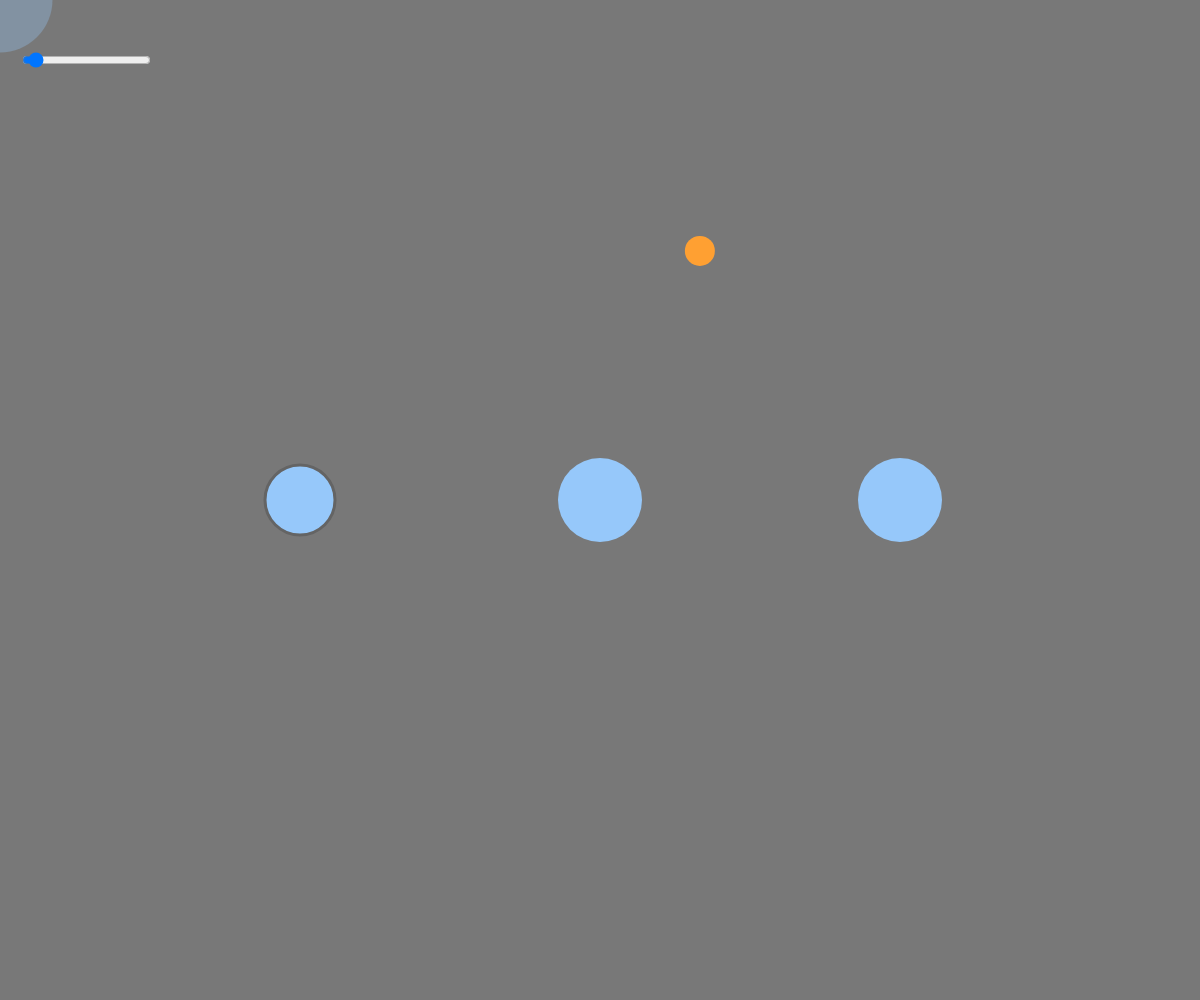
Frame 1 (no input)
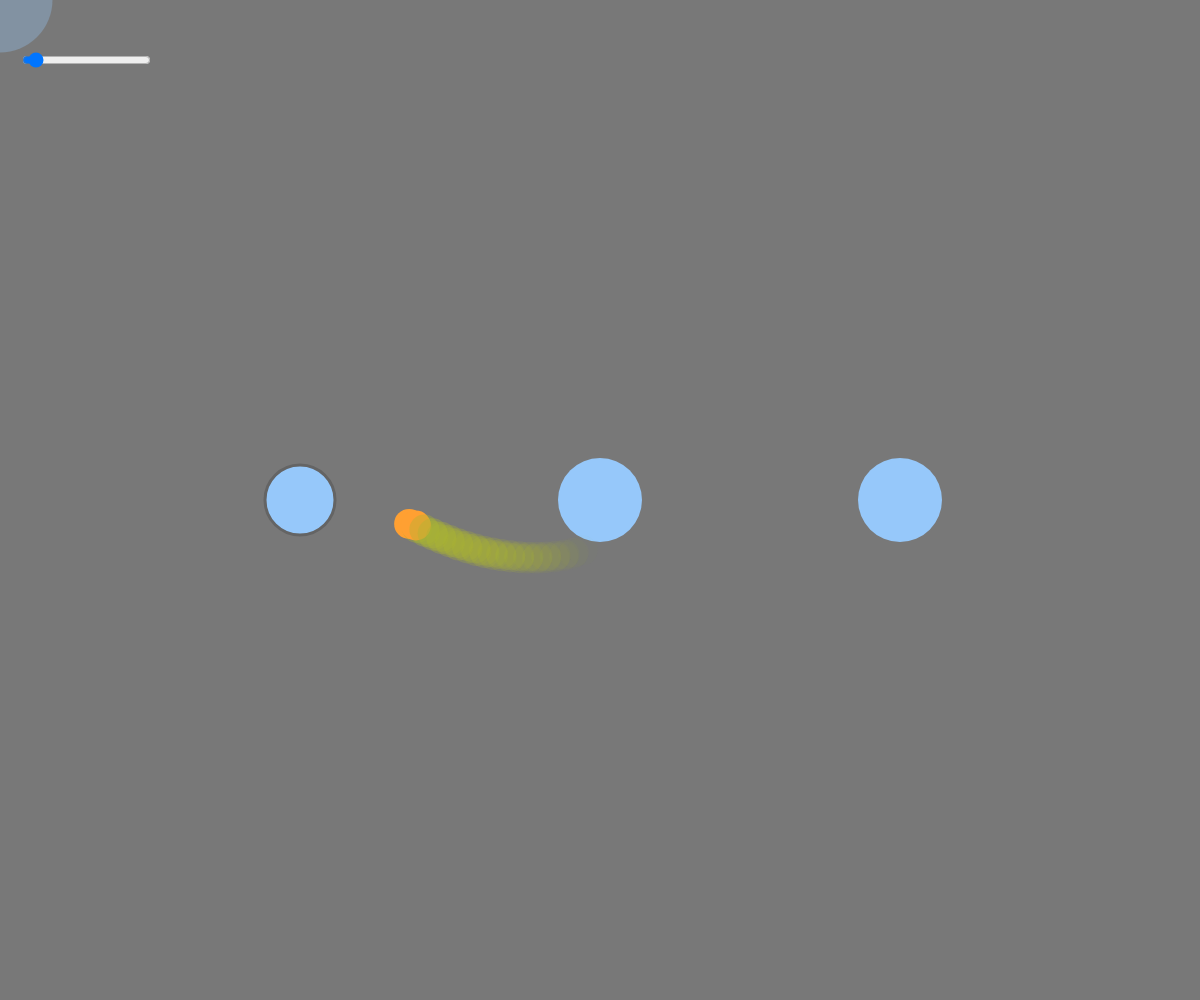
Frame 60 (no input)
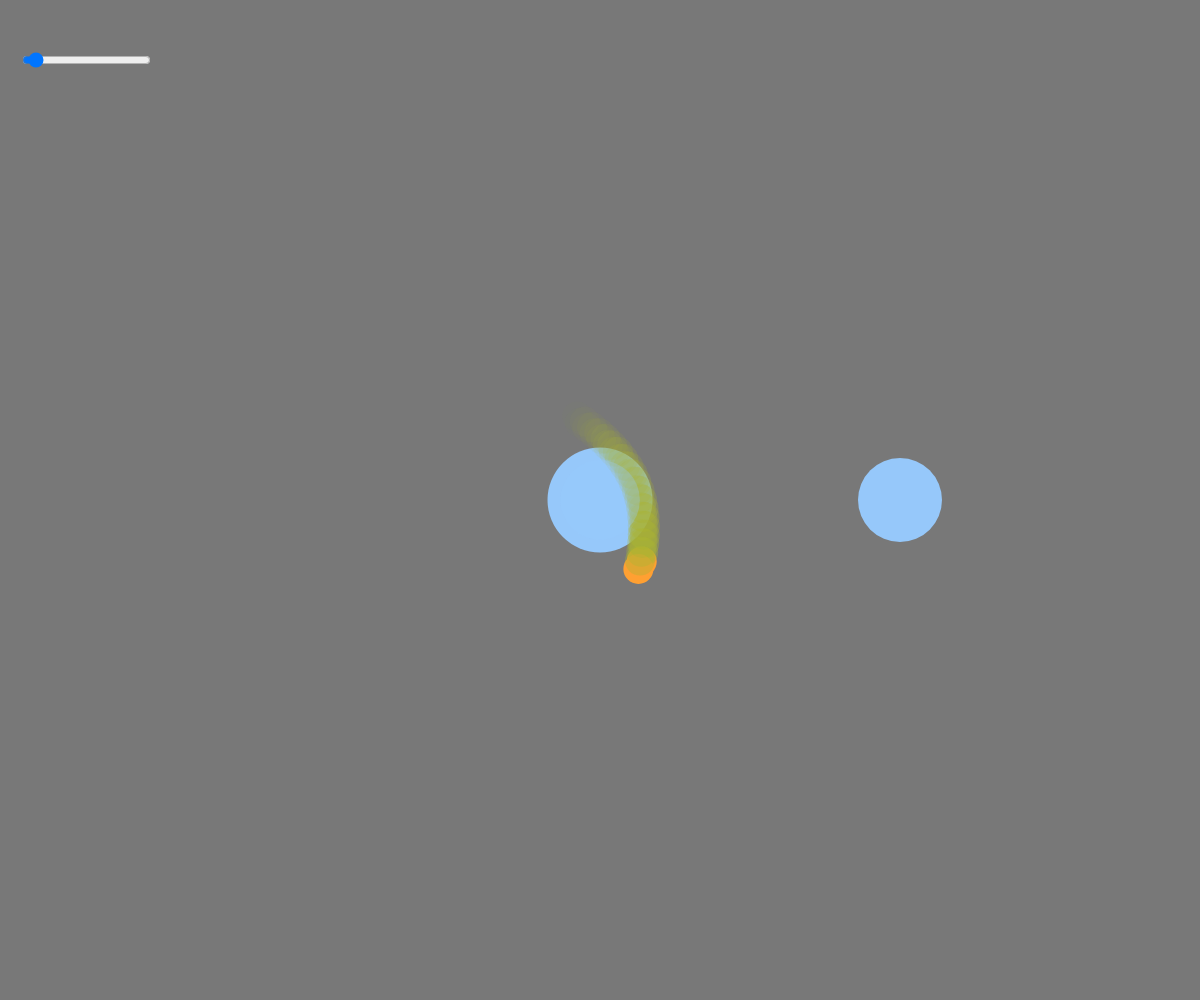
Frame 120 (the mouse pressed at the canvas centre since frame 60)

The p5.js sketch that drew these frames (run headless with seeded random() and noise() and a simulated clock; from frame 60 on, the mouse is pressed at the canvas centre):

// p5.js sketch
// ── sketch.js
let movers = [];
let masses =[];
let mass = 15;

function setup() {
  //frameRate(120);
  createCanvas(windowWidth, windowHeight);
  n = createSlider(1,20,2,1);
  n.position(20,50);
  /*masses triangle
  masses.push(new Mass(windowWidth/3,windowHeight/3,10));
  masses.push(new Mass(windowWidth*2/3,windowHeight/3,12));
  masses.push(new Mass(windowWidth/2,windowHeight*2/3,15));
  */
  //masses raw
  masses.push(new Mass(windowWidth/4,windowHeight/2,10));
  masses.push(new Mass(windowWidth/2,windowHeight/2,12));
  masses.push(new Mass(windowWidth*3/4,windowHeight/2,12));
}

function draw() {
  background(120);
  
  if(movers.length < n.value()){
    movers.push(new Mover(windowWidth/2+100, windowHeight/4));
  }
  if (movers.length > n.value()) {
    movers.splice(0, 1);
  }
  
  //showing mass than calculate forces
  let j = 0;
  for(let mass of masses){
    if(j==0){
      mass.showLast();
    }else{
      mass.show();
    }
    mass.applyForceTo(movers);
    j++;
  }
  
  for(let mover of movers){
    mover.move();
    mover.show();
  }
  
  noStroke();
  fill(150,200,250,80);
  ellipse(mouseX, mouseY, mass*7);
}


function mousePressed(){
  if(mouseY>90 && mouseX<width-10){
    masses.push(new Mass(mouseX, mouseY, mass));
    if(mass < 25){
      mass = random(10,17);
    }
    if(masses.length > 3){
      masses.splice(0, 1);
    }
  }
}
// ── mass.js
class Mass{
  
  constructor(x, y, m){
    this.pos = createVector(x, y);
    this.m = m;
  }
  
  show(){
    noStroke();
    fill(150,200,250);
    ellipse(this.pos.x, this.pos.y, this.m*7)
  }
  
  showLast(){
    stroke(100);
    strokeWeight(3);
    fill(150,200,250);
    ellipse(this.pos.x, this.pos.y, this.m*7)
  }
  
  applyForceTo(movers){
    for(let mover of movers){
      let force = p5.Vector.sub(this.pos, mover.pos);
      let dist = p5.Vector.dist(mover.pos, this.pos);
      //this.drawRope(mover, force.mag());
      
      force.normalize();
      force.mult(this.m*100);
      mover.applyForce(force.div(dist*10));
    }
  }
  drawRope(mover, mag){
    let antiRed = this.magToRed(mag);
    stroke(255 - antiRed,100,100);
    strokeWeight(this.m*2)
    line(mover.pos.x, mover.pos.y, this.pos.x, this.pos.y);
  }
  
  magToRed(mag){
    return -map(mag,10,20,100,255);
  }
}
// ── mover.js
class Mover{
  
  constructor(x,y){
    this.pos = createVector(x,y);
    this.vel = createVector(0,0);
    this.acc = createVector(0,0);
    this.tail = [];
  }
  
  applyForce(force){
    this.acc.add(force.mult(1.1));
    //print("acc: " + this.acc.mag());
    this.acc.limit(100);
  }
  
  move(){
    this.vel.add(this.acc);
    this.vel.limit(9);
    
    let pos = createVector(this.pos.x, this.pos.y);
    this.tail.push(pos);
    if(this.tail.length > 20){
      this.tail.shift();
    }
    
    this.pos.add(this.vel.mult(random(0.95,1.05)));
  }
  
  show(){
    noStroke();
    fill(255,160,50);
    ellipse(this.pos.x, this.pos.y, 30);
    
    for(let i = 0; i < this.tail.length; i++){
      noStroke();
      fill(170,180,50,5*i);
      ellipse(this.tail[i].x, this.tail[i].y, 30);
    }
  }
  
}
